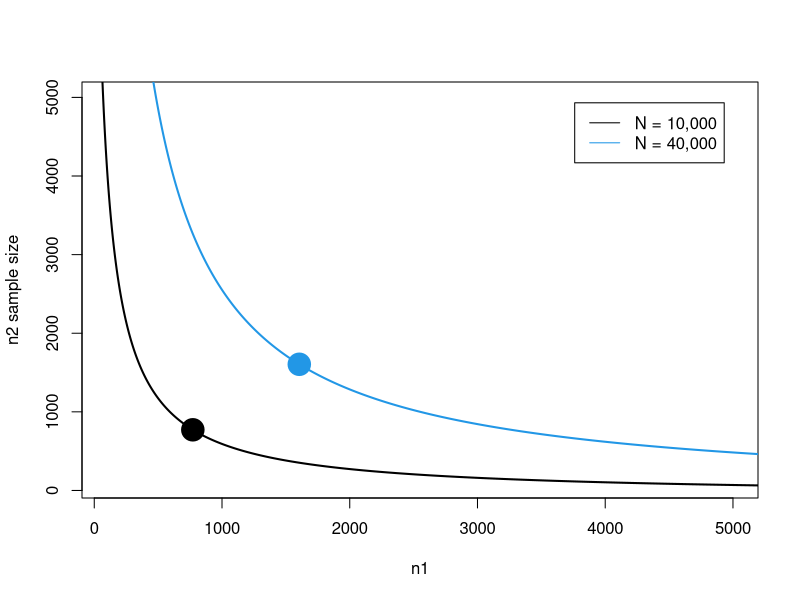
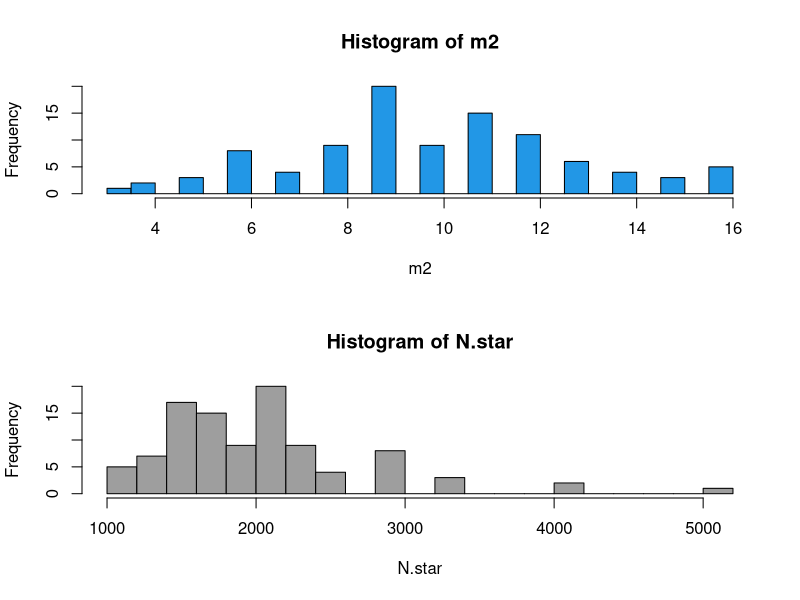

Recreate these plots in R, in order.
## ---- chunk 1
library(data.table)
## ---- chunk 2
low.N <- 10000
low.n1 <- 1:low.N
high.N <- 40000
high.n1 <- 1:high.N
D <- 69.9
## ---- chunk 3
RR <- function(D, N.est, n1) {
    N.est/((n1 * (N.est - 1))/((N.est - n1) * D) + 1)
}
## ---- chunk 4
equal.sample <- function(D, N.est) {
    N.est/(sqrt((N.est - 1)/D) + 1)
}

low.e <- equal.sample(D, low.N)
high.e <- equal.sample(D, high.N)

low.e
high.e
## ---- chunk 5
plot(low.n1, RR(D, low.N, low.n1), type = "l", lwd = 2, xlim = c(100, 5000), 
    ylim = c(100, 5000), xlab = "n1", ylab = "n2 sample size")
lines(high.n1, RR(D, high.N, high.n1), col = 4, lwd = 2)
legend("topright", inset = 0.05, c("N = 10,000", "N = 40,000"), lty = c(1, 1), 
    col = c(1, 4))
points(low.e, low.e, cex = 3, pch = 19)
points(high.e, high.e, cex = 3, col = 4, pch = 19)
## ---- chunk 6
N <- 2000
n1 <- 200
n2 <- 100
Em2 <- n1 * n2/N
## ---- chunk 7
set.seed(113)  # for reproducibility
m2 <- rhyper(100, n1, N - n1, n2)
## ---- chunk 8
N.star <- ((n1 + 1) * (n2 + 1)/(m2 + 1)) - 1
v.star <- (n1 + 1) * (n2 + 1) * (n1 - m2) * (n2 - m2)/(((m2 + 1)^2) * (m2 + 
    2))
## ---- chunk 9
x.m2 <- mean(m2)
var.m2 <- var(m2)
sd.m2 <- sd(m2)
se.m2 <- sd.m2/sqrt(length(m2))
t.m2 <- (x.m2 - Em2)/se.m2
crit.m2 <- qt((1 - 0.05/2), length(m2) - 1)  #divide alpha by 2 to get a two-sided test
p.m2 <- 2 * pt(-abs(t.m2), length(m2) - 1)
cv.m2 <- sd.m2/x.m2

x.N.star <- mean(N.star)
var.N.star <- var(N.star)
sd.N.star <- sd(N.star)
se.N.star <- sd.N.star/sqrt(length(m2))
t.N.star <- (x.N.star - N)/se.N.star
crit.N.star <- qt((1 - 0.05/2), length(N.star) - 1)  #divide alpha by 2 to get a two-sided test
p.N.star <- 2 * pt(-abs(t.N.star), length(N.star) - 1)
cv.N.star <- sd.N.star/x.N.star

x.v.star <- mean(v.star)
var.v.star <- var(v.star)
sd.v.star <- sd(v.star)
se.v.star <- sd.v.star/sqrt(length(m2))
t.v.star <- (x.v.star - var.N.star)/se.v.star
crit.v.star <- qt((1 - 0.05/2), length(v.star) - 1)  #divide alpha by 2 to get a two-sided test
p.v.star <- 2 * pt(-abs(t.v.star), length(v.star) - 1)
cv.v.star <- sd.v.star/x.v.star
## ---- chunk 10
(t1 = data.table(parameter = c("mean", "var", "sd", "se", "t", "t-crit", "P-value", 
    "CV"), m2 = format(c(x.m2, var.m2, sd.m2, se.m2, t.m2, crit.m2, p.m2, cv.m2), 
    scientific = FALSE, digits = 3), `N*` = format(c(x.N.star, var.N.star, sd.N.star, 
    se.N.star, t.N.star, crit.N.star, p.N.star, cv.N.star), scientific = FALSE, 
    digits = 3), `v*` = format(c(x.v.star, var.v.star, sd.v.star, se.v.star, 
    t.v.star, crit.v.star, p.v.star, cv.v.star), scientific = FALSE, digits = 3)))
## ---- chunk 11
(appr.v.N.star <- N^2 * (1/Em2 + 2/Em2^2 + 6/Em2^3))
## ---- chunk 12
par(mfrow = c(2, 1))
hist(m2, breaks = 20, col = 4)
hist(N.star, breaks = 20, col = 8)
## ---- chunk 13
sessionInfo()
